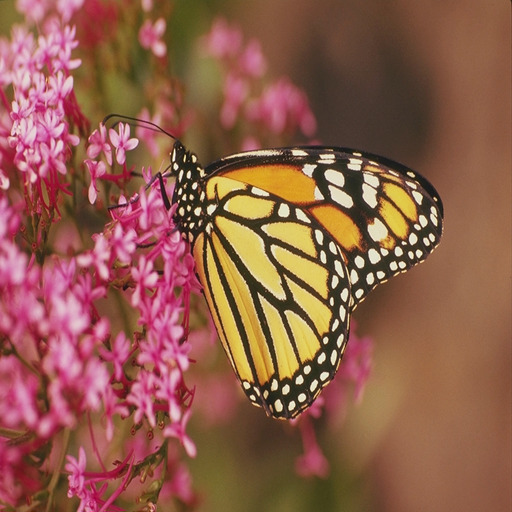
#> input picture test image/monarch.jpg, 512 x 512 px
$ python imgc.py 'test image/monarch.jpg'   (older library calls are emulated)
#> lines starting #> are read from the running program, lines starting #| are printed output that depends on the picture; after the words box and inside, x2 and y2 are one past the last pixel; in counts of white or black regions, pixels touching at a corner belong together
from __future__ import division
import numpy as np
import matplotlib.pyplot as plt
from PIL import Image
from math import log10, sqrt
from matplotlib.image import imread
import matplotlib.pyplot as plt
import os
from skimage import metrics
import cv2
import sys
import itertools
import threading
import time
import os

filename = sys.argv[-1]
done = False
#here is the animation
def animate():
    for c in itertools.cycle(['|', '/', '-', '\\']):
        if done:
            break
        sys.stdout.write('\rCompressing ' + c)
        sys.stdout.flush()
        time.sleep(0.1)

t = threading.Thread(target=animate)
t.start()

def PSNR(original, compressed):
    mse = np.mean((original - compressed) ** 2)
    if(mse == 0):  # MSE is zero means no noise is present in the signal .
                  # Therefore PSNR have no importance.
        return 100
    max_pixel = 255.0
    psnr = 20 * log10(max_pixel / sqrt(mse))
    return psnr

#plt.rcParams['figure.figsize'] = [10, 10]
#plt.rcParams.update({'font.size': 10})

image = np.array(Image.open(filename))
#> image is the input picture: shape (512, 512, 3); mean R, G, B 143.4, 93, 75

image = image / 255
row, col, _ = image.shape
#> row = 512; col = 512

image_red = image[:, :, 0]
image_green = image[:, :, 1]
image_blue = image[:, :, 2]

U_r, d_r, V_r = np.linalg.svd(image_red, full_matrices=True)
#> d_r = 512 values, max 291.4 at index 0, min 0.000325 at index 511, mean 2.08
U_g, d_g, V_g = np.linalg.svd(image_green, full_matrices=True)
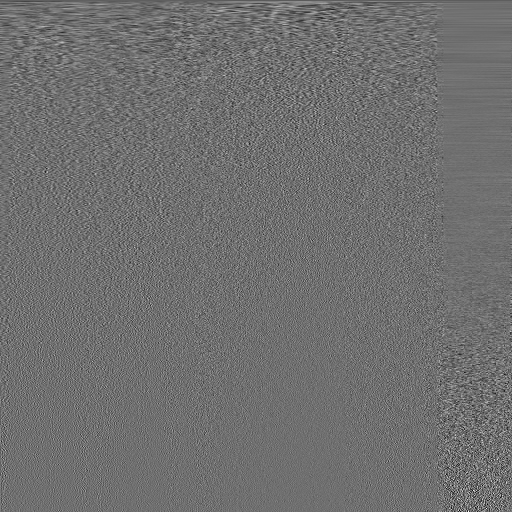
#> V_g: shape (512, 512) float64; min -0.28, max 0.357, mean -0.0001; drawn with min black and max white
#> d_g = 512 values, max 189.1 at index 0, min 6.76e-05 at index 511, mean 1.82
U_b, d_b, V_b = np.linalg.svd(image_blue, full_matrices=True)
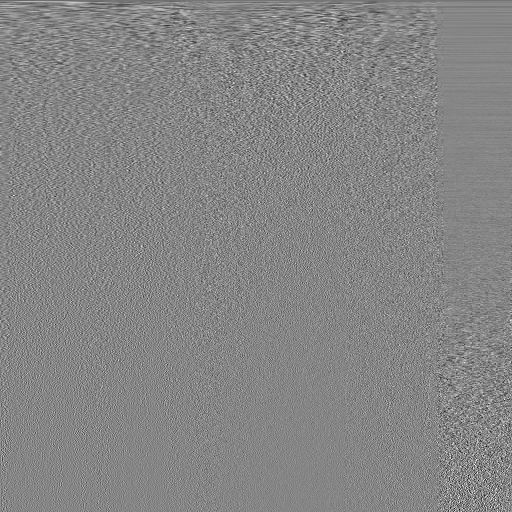
#> V_b: shape (512, 512) float64; min -0.317, max 0.288, mean -0.000114; drawn with min black and max white
#> d_b = 512 values, max 155.2 at index 0, min 0.000203 at index 511, mean 1.7

#Parameters
k=190
keep=0.5

U_r_k = U_r[:, 0:k]
V_r_k = V_r[0:k, :]
U_g_k = U_g[:, 0:k]

V_g_k = V_g[0:k, :]
U_b_k = U_b[:, 0:k]
V_b_k = V_b[0:k, :]
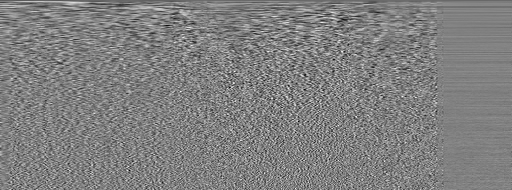
#> V_b_k: shape (190, 512) float64; min -0.224, max 0.221, mean -0.000302; drawn with min black and max white

d_r_k = d_r[0:k]
#> d_r_k = 190 values, max 291.4 at index 0, min 0.624 at index 189, mean 5.33
d_g_k = d_g[0:k]
#> d_g_k = 190 values, max 189.1 at index 0, min 0.623 at index 189, mean 4.62
d_b_k = d_b[0:k]
#> d_b_k = 190 values, max 155.2 at index 0, min 0.639 at index 189, mean 4.29

image_red_a = np.dot(U_r_k, np.dot(np.diag(d_r_k), V_r_k))
image_green_a = np.dot(U_g_k, np.dot(np.diag(d_g_k), V_g_k))
image_blue_a = np.dot(U_b_k, np.dot(np.diag(d_b_k), V_b_k))

rt = np.fft.fft2(image_red_a)
rtsort = np.sort(np.abs(rt.reshape(-1))) # sort by magnitude

gt=np.fft.fft2(image_green_a)
gtsort=np.sort(np.abs(gt.reshape(-1)))

bt=np.fft.fft2(image_blue_a)
btsort=np.sort(np.abs(bt.reshape(-1)))

threshr = rtsort[int(np.floor((1-keep)*len(rtsort)))]
#> threshr = 10.62
indr = np.abs(rt)>threshr
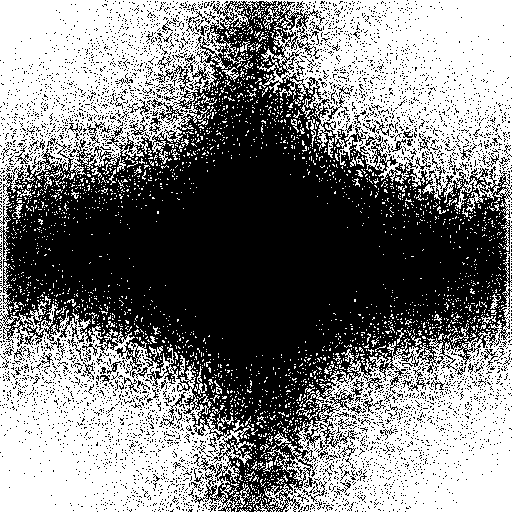
#> indr: shape (512, 512) bool; 50% white; 2497 white regions (2427 under 20 px), largest, box (x1, y1, x2, y2) and area: (0, 0, 512, 512) 121442, (306, 117, 316, 147) 86, (197, 366, 207, 396) 86
rtlow = rt * indr
rlow = np.fft.ifft2(rtlow).real
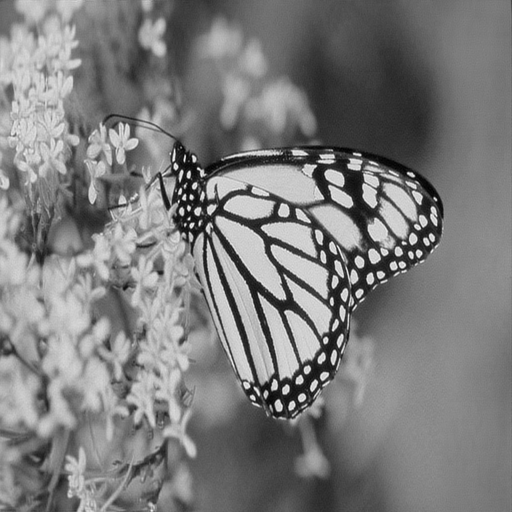
#> rlow: shape (512, 512) float64; min 0.0809, max 1.07, mean 0.562; drawn with min black and max white

threshg = gtsort[int(np.floor((1-keep)*len(gtsort)))]
#> threshg = 10.56
indg = np.abs(gt)>threshg
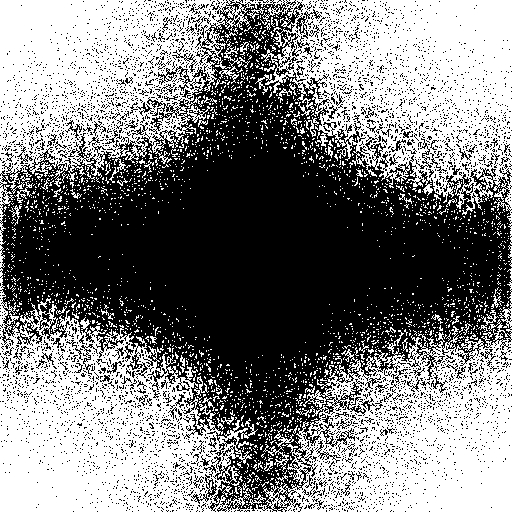
#> indg: shape (512, 512) bool; 50% white; 2419 white regions (2359 under 20 px), largest, box (x1, y1, x2, y2) and area: (0, 0, 512, 512) 121722, (219, 41, 250, 84) 244, (263, 429, 294, 472) 244
gtlow = gt * indg
glow = np.fft.ifft2(gtlow).real

threshb = btsort[int(np.floor((1-keep)*len(btsort)))]
#> threshb = 10.76
indb = np.abs(bt)>threshb
#> indb: shape (512, 512) bool; 50% white; 2313 white regions (2244 under 20 px), largest, box (x1, y1, x2, y2) and area: (0, 0, 512, 512) 122005, (9, 188, 32, 219) 129, (481, 294, 504, 325) 129
btlow = bt * indb
blow = np.fft.ifft2(btlow).real

image_reconstructed = np.zeros((row, col, 3))
image_reconstructed[:, :, 0] = rlow
image_reconstructed[:, :, 1] = glow
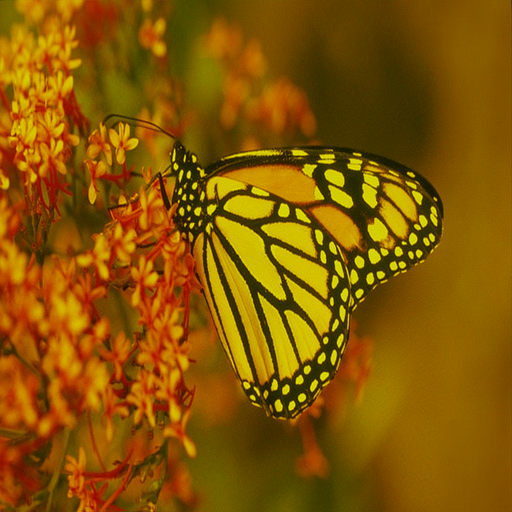
#> image_reconstructed: shape (512, 512, 3) float64; mean of channels 0, 1, 2 0.562, 0.365, 0; drawn with min black and max white
image_reconstructed[:, :, 2] = blow

value = PSNR(image, image_reconstructed)
#> in PSNR, `mse = np.mean((original - compressed) ** 2)`: mse = 0.000131
#> in PSNR, `psnr = 20 * log10(max_pixel / sqrt(mse))`: psnr = 86.95
#> value = 86.95
s = metrics.structural_similarity(image, image_reconstructed,multichannel=True)
#> s = 0.987

name=filename.split(".")
fig = plt.figure(figsize=(5,4))
imgplot = plt.imshow(image_reconstructed)
plt.axis('off')
plt.tight_layout()
plt.savefig(name[0]+"_compressed."+name[-1])

value = PSNR(image, image_reconstructed)
s = metrics.structural_similarity(image, image_reconstructed,multichannel=True)

done = True


print("\n")
print("Image Compressed!!!")
print("PSNR value : ","%.2f" % value,"dB")
#| PSNR value :  86.95 dB
print("SSIM ratio : ","%.2f" % s)
#| SSIM ratio :  0.99

$ run again, on test image/watch.jpg
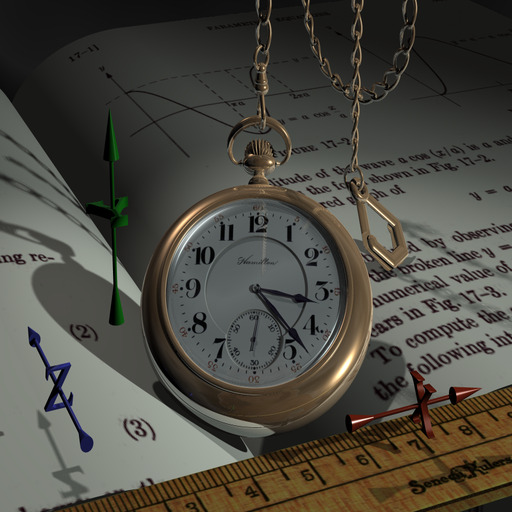
#> input picture test image/watch.jpg, 512 x 512 px
#> image is the input picture: shape (512, 512, 3); mean R, G, B 76.3, 74.1, 65.9
#> d_r = 512 values, max 161.7 at index 0, min 3e-05 at index 511, mean 1.63
#> d_g = 512 values, max 157.2 at index 0, min 1.58e-05 at index 511, mean 1.63
#> d_b = 512 values, max 141.1 at index 0, min 0.000208 at index 511, mean 1.5
#> d_r_k = 190 values, max 161.7 at index 0, min 0.834 at index 189, mean 3.94
#> d_g_k = 190 values, max 157.2 at index 0, min 0.83 at index 189, mean 3.95
#> d_b_k = 190 values, max 141.1 at index 0, min 0.784 at index 189, mean 3.63
#> threshr = 10.09
#> `indr = np.abs(rt)>threshr`:
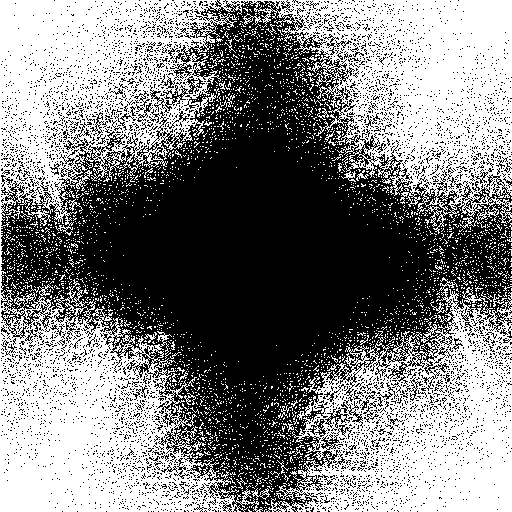
#> indr: shape (512, 512) bool; 50% white; 3310 white regions (3272 under 20 px), largest, box (x1, y1, x2, y2) and area: (0, 0, 512, 512) 92670, (266, 277, 512, 512) 29409, (459, 217, 486, 229) 85
#> threshg = 9.99
#> indg: shape (512, 512) bool; 50% white; 3273 white regions (3232 under 20 px), largest, box (x1, y1, x2, y2) and area: (0, 0, 512, 512) 92844, (262, 278, 512, 512) 29150, (211, 94, 235, 115) 87
#> threshb = 9.73
#> indb: shape (512, 512) bool; 50% white; 3569 white regions (3524 under 20 px), largest, box (x1, y1, x2, y2) and area: (0, 0, 512, 283) 60673, (0, 279, 512, 512) 60040, (197, 81, 225, 118) 146
#> `image_reconstructed[:, :, 1] = glow`:
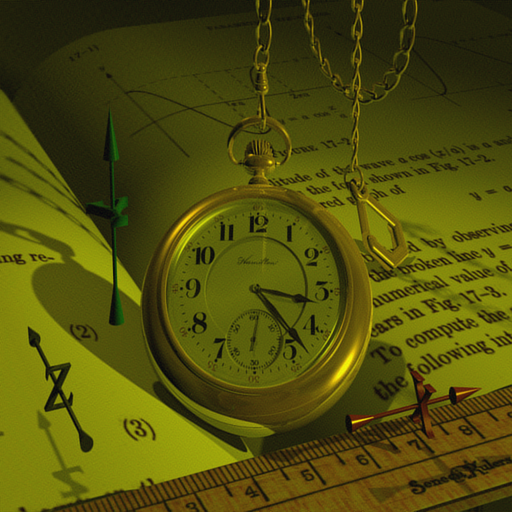
#> image_reconstructed: shape (512, 512, 3) float64; mean of channels 0, 1, 2 0.299, 0.29, 0; drawn with min black and max white
#> mse = 0.000194
#> psnr = 85.26
#> s = 0.977
#| PSNR value :  85.26 dB
#| SSIM ratio :  0.98

$ run again, on test image/wildflowers.jpg
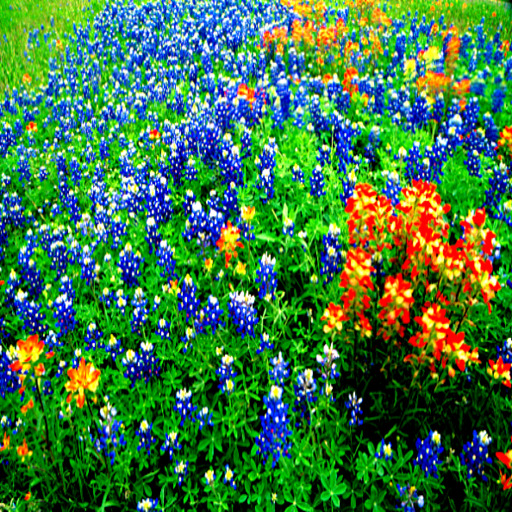
#> input picture test image/wildflowers.jpg, 512 x 512 px
#> image is the input picture: shape (512, 512, 3); mean R, G, B 61.7, 118.4, 68.4
#> d_r = 512 values, max 144.2 at index 0, min 1.84e-05 at index 511, mean 3.54
#> d_g = 512 values, max 246.2 at index 0, min 0.000293 at index 511, mean 3.72
#> d_b = 512 values, max 163.7 at index 0, min 0.000227 at index 511, mean 3.44
#> d_r_k = 190 values, max 144.2 at index 0, min 1.91 at index 189, mean 8.72
#> d_g_k = 190 values, max 246.2 at index 0, min 2.04 at index 189, mean 9.19
#> d_b_k = 190 values, max 163.7 at index 0, min 1.7 at index 189, mean 8.49
#> threshr = 19.41
#> `indr = np.abs(rt)>threshr`:
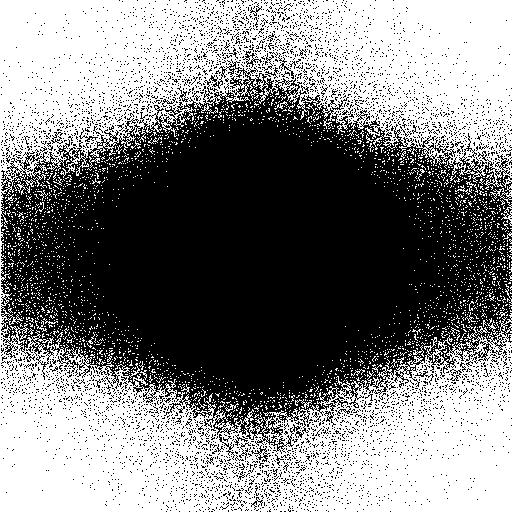
#> indr: shape (512, 512) bool; 50% white; 2823 white regions (2781 under 20 px), largest, box (x1, y1, x2, y2) and area: (0, 0, 512, 512) 123615, (490, 184, 512, 226) 192, (201, 104, 218, 114) 54
#> threshg = 17.62
#> indg: shape (512, 512) bool; 50% white; 2955 white regions (2922 under 20 px), largest, box (x1, y1, x2, y2) and area: (0, 0, 512, 512) 123477, (481, 175, 503, 199) 104, (10, 314, 32, 338) 104
#> threshb = 17.51
#> indb: shape (512, 512) bool; 50% white; 3079 white regions (3052 under 20 px), largest, box (x1, y1, x2, y2) and area: (0, 0, 512, 512) 123111, (20, 167, 38, 184) 86, (475, 329, 493, 346) 86
#> `image_reconstructed[:, :, 2] = blow`:
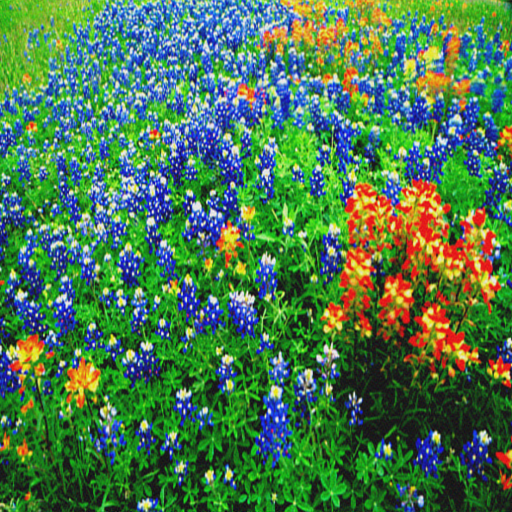
#> image_reconstructed: shape (512, 512, 3) float64; mean of channels 0, 1, 2 0.242, 0.464, 0.268; drawn with min black and max white
#> mse = 0.000687
#> psnr = 79.76
#> s = 0.973
#| PSNR value :  79.76 dB
#| SSIM ratio :  0.97
